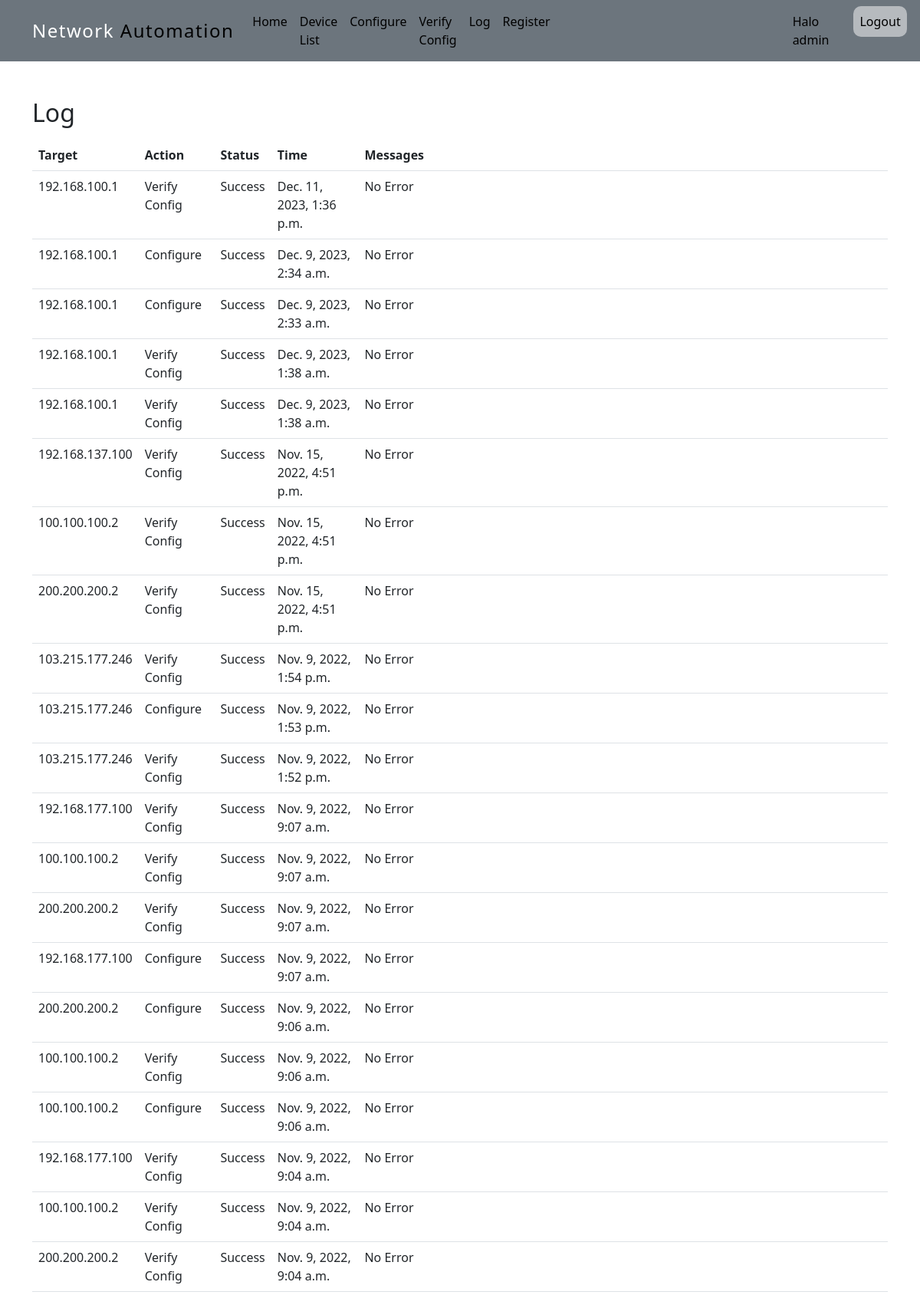
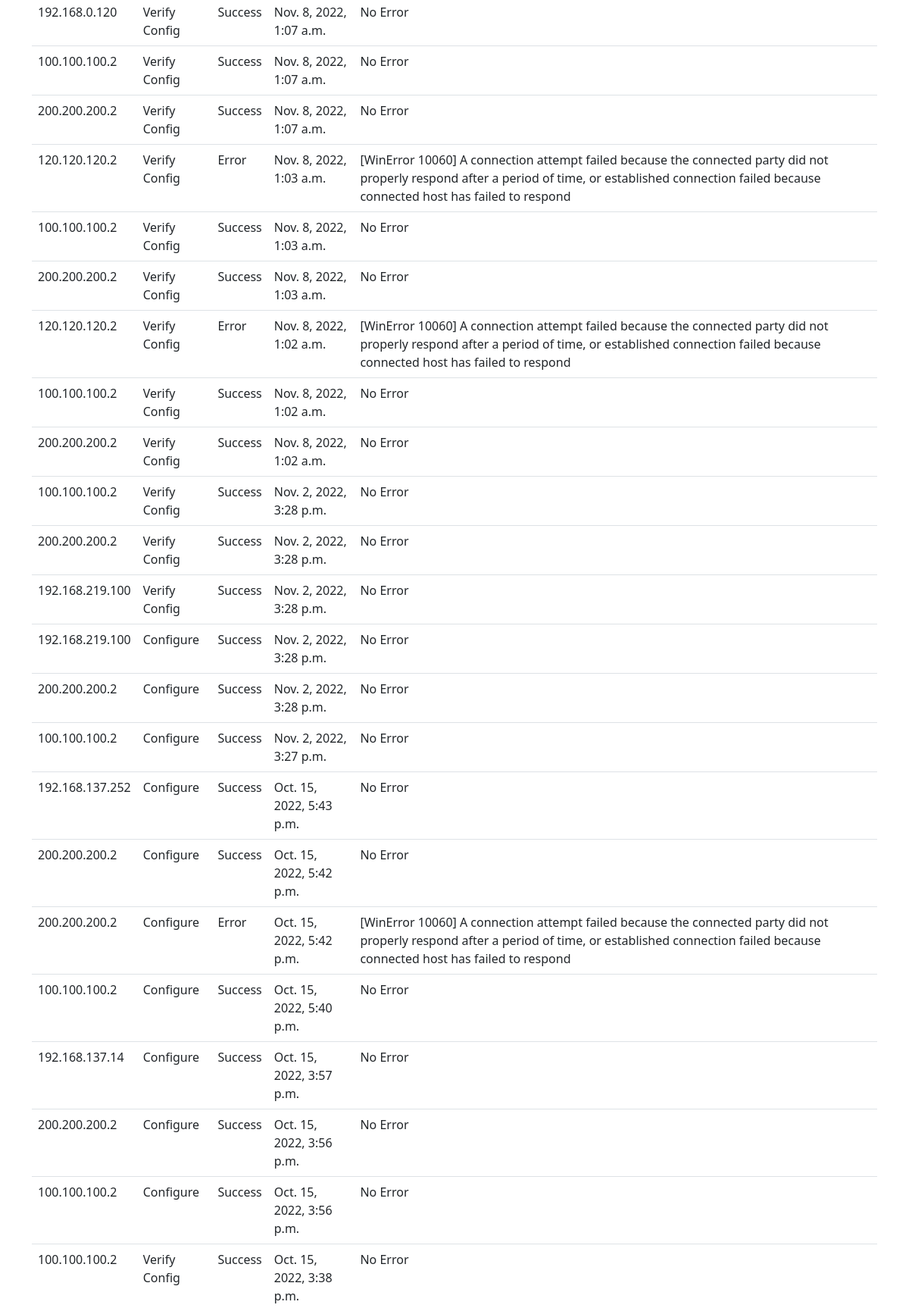
Screenshot of /log/ (signed in, upper part) with the database file from the repository (2 pictures, top to bottom).
### network_automation/models.py (models this page shows, shortened)
class Log(models.Model):
    target = models.CharField(max_length=255)
    action = models.CharField(max_length=255)
    status = models.CharField(max_length=255)
    time = models.DateTimeField(null=True)
    messages = models.CharField(max_length=255, blank=True)

### network_automation/views.py (the view)
# urls.py: path('log/', views.log, name='log'),
@login_required
def log(request):
    logs = Log.objects.all().order_by('-time')
    context = {
        'logs': logs
    }
    return render(request, 'log.html', context)

### templates/log.html
{% extends "base.html" %}
{% block content %}
    <h2 >Log</h2>
    <table class="mt-3 table">
        <tr>
            <th>Target</th>
            <th>Action</th>
            <th>Status</th>
            <th>Time</th>
            <th>Messages</th>
        </tr>
        {% for log in logs %}
            <tr>
                <td>{{ log.target }}</td>
                <td>{{ log.action }}</td>
                <td>{{ log.status }}</td>
                <td>{{ log.time }}</td>
                <td>{{ log.messages }}</td>
            </tr>
        {% endfor %}
    </table>
{% endblock content %}

### templates/base.html (shortened to what this page needs)
{% load static %}
<!DOCTYPE html>
<html lang="en"><head><meta http-equiv="Content-Type" content="text/html; charset=UTF-8">
    <link href="https://cdn.jsdelivr.net/npm/bootstrap@5.1.3/dist/css/bootstrap.min.css" rel="stylesheet">
  </head>
  <body>
    <nav class="navbar navbar-expand-lg navbar-secondary bg-secondary">
      <div class="container">
        <a class="navbar-brand" ><span style="color: #ffffff;">Network</span><span style="color: rgb(0, 0, 0);"> Automation</span></a>
        <div class="collapse navbar-collapse" id="navbarSupportedContent">
            <ul class="navbar-nav" style="color: black;">
              <li class="nav-item">
                <a class="nav-link  " style="color: black; " href="{% url 'home' %}">Home</a>
              </li>
              <li class="nav-item">
                <a class="nav-link " style="color: black; " href="{% url 'devices' %}">Device List</a>
              </li>
              <li class="nav-item">
                <a class="nav-link " style="color: black; " href="{% url 'config' %}">Configure</a>
              </li>
              <li class="nav-item">
                <a class="nav-link " style="color: black; " href="{% url 'verify' %}">Verify Config</a>
              </li>
              <li class="nav-item">
                <a class="nav-link " style="color: black; " href="{% url 'log' %}">Log</a>
              </li>
              <li class="nav-item">
                <a class="nav-link " style="color: black; " href="{% url 'register' %}">Register</a>
              </li>
              <li class="nav-item">
                <a class="nav-link posisi-custom2" style="color: black; ">Halo {{user}}</a>
              </li>
              <li class="nav-item">
                <a class="nav-link posisi-custom " style="color: black; " href="{% url 'logout' %}">Logout</a>
              </li>
            </ul>
          </div>
        </div>
      </nav>
    <div class="container mt-5">
      {% block content %}
      {% endblock %}
    </div>
</body>
</html>

### templates/base.html (style rules this page uses)
.navbar-brand { font-size: 1.5rem; letter-spacing: 1.5px; }
.posisi-custom { margin-left: 24px; background-color: rgba(255, 255, 255, .50); border-radius: 10px; }
.posisi-custom2 { margin-left: 300px; }

### rows the page displays
Log: target "192.168.100.1", action "Verify Config", status "Success", time "Dec. 11, 2023, 1:36 p.m.", messages "No Error"
Log: target "192.168.100.1", action "Configure", status "Success", time "Dec. 9, 2023, 2:34 a.m.", messages "No Error"
Log: target "192.168.100.1", action "Configure", status "Success", time "Dec. 9, 2023, 2:33 a.m.", messages "No Error"
Log: target "192.168.100.1", action "Verify Config", status "Success", time "Dec. 9, 2023, 1:38 a.m.", messages "No Error"
Log: target "192.168.100.1", action "Verify Config", status "Success", time "Dec. 9, 2023, 1:38 a.m.", messages "No Error"
Log: target "192.168.137.100", action "Verify Config", status "Success", time "Nov. 15, 2022, 4:51 p.m.", messages "No Error"
Log: target "100.100.100.2", action "Verify Config", status "Success", time "Nov. 15, 2022, 4:51 p.m.", messages "No Error"
Log: target "200.200.200.2", action "Verify Config", status "Success", time "Nov. 15, 2022, 4:51 p.m.", messages "No Error"
Log: target "103.215.177.246", action "Verify Config", status "Success", time "Nov. 9, 2022, 1:54 p.m.", messages "No Error"
Log: target "103.215.177.246", action "Configure", status "Success", time "Nov. 9, 2022, 1:53 p.m.", messages "No Error"
Log: target "103.215.177.246", action "Verify Config", status "Success", time "Nov. 9, 2022, 1:52 p.m.", messages "No Error"
Log: target "192.168.177.100", action "Verify Config", status "Success", time "Nov. 9, 2022, 9:07 a.m.", messages "No Error"
Log: target "100.100.100.2", action "Verify Config", status "Success", time "Nov. 9, 2022, 9:07 a.m.", messages "No Error"
Log: target "200.200.200.2", action "Verify Config", status "Success", time "Nov. 9, 2022, 9:07 a.m.", messages "No Error"
Log: target "192.168.177.100", action "Configure", status "Success", time "Nov. 9, 2022, 9:07 a.m.", messages "No Error"
Log: target "200.200.200.2", action "Configure", status "Success", time "Nov. 9, 2022, 9:06 a.m.", messages "No Error"
Log: target "100.100.100.2", action "Verify Config", status "Success", time "Nov. 9, 2022, 9:06 a.m.", messages "No Error"
Log: target "100.100.100.2", action "Configure", status "Success", time "Nov. 9, 2022, 9:06 a.m.", messages "No Error"
Log: target "192.168.177.100", action "Verify Config", status "Success", time "Nov. 9, 2022, 9:04 a.m.", messages "No Error"
Log: target "100.100.100.2", action "Verify Config", status "Success", time "Nov. 9, 2022, 9:04 a.m.", messages "No Error"
Log: target "200.200.200.2", action "Verify Config", status "Success", time "Nov. 9, 2022, 9:04 a.m.", messages "No Error"
Log: target "192.168.0.120", action "Verify Config", status "Success", time "Nov. 8, 2022, 1:07 a.m.", messages "No Error"
Log: target "100.100.100.2", action "Verify Config", status "Success", time "Nov. 8, 2022, 1:07 a.m.", messages "No Error"
Log: target "200.200.200.2", action "Verify Config", status "Success", time "Nov. 8, 2022, 1:07 a.m.", messages "No Error"
Log: target "120.120.120.2", action "Verify Config", status "Error", time "Nov. 8, 2022, 1:03 a.m.", messages "[WinError 10060] A connection attempt failed because the connected party did not properly respond after a period of time, or established connection failed because connected host has failed to respond"
Log: target "100.100.100.2", action "Verify Config", status "Success", time "Nov. 8, 2022, 1:03 a.m.", messages "No Error"
Log: target "200.200.200.2", action "Verify Config", status "Success", time "Nov. 8, 2022, 1:03 a.m.", messages "No Error"
Log: target "120.120.120.2", action "Verify Config", status "Error", time "Nov. 8, 2022, 1:02 a.m.", messages "[WinError 10060] A connection attempt failed because the connected party did not properly respond after a period of time, or established connection failed because connected host has failed to respond"
Log: target "100.100.100.2", action "Verify Config", status "Success", time "Nov. 8, 2022, 1:02 a.m.", messages "No Error"
Log: target "200.200.200.2", action "Verify Config", status "Success", time "Nov. 8, 2022, 1:02 a.m.", messages "No Error"
Log: target "100.100.100.2", action "Verify Config", status "Success", time "Nov. 2, 2022, 3:28 p.m.", messages "No Error"
Log: target "200.200.200.2", action "Verify Config", status "Success", time "Nov. 2, 2022, 3:28 p.m.", messages "No Error"
Log: target "192.168.219.100", action "Verify Config", status "Success", time "Nov. 2, 2022, 3:28 p.m.", messages "No Error"
Log: target "192.168.219.100", action "Configure", status "Success", time "Nov. 2, 2022, 3:28 p.m.", messages "No Error"
Log: target "200.200.200.2", action "Configure", status "Success", time "Nov. 2, 2022, 3:28 p.m.", messages "No Error"
Log: target "100.100.100.2", action "Configure", status "Success", time "Nov. 2, 2022, 3:27 p.m.", messages "No Error"
Log: target "192.168.137.252", action "Configure", status "Success", time "Oct. 15, 2022, 5:43 p.m.", messages "No Error"
Log: target "200.200.200.2", action "Configure", status "Success", time "Oct. 15, 2022, 5:42 p.m.", messages "No Error"
Log: target "200.200.200.2", action "Configure", status "Error", time "Oct. 15, 2022, 5:42 p.m.", messages "[WinError 10060] A connection attempt failed because the connected party did not properly respond after a period of time, or established connection failed because connected host has failed to respond"
Log: target "100.100.100.2", action "Configure", status "Success", time "Oct. 15, 2022, 5:40 p.m.", messages "No Error"
Log: target "192.168.137.14", action "Configure", status "Success", time "Oct. 15, 2022, 3:57 p.m.", messages "No Error"
Log: target "200.200.200.2", action "Configure", status "Success", time "Oct. 15, 2022, 3:56 p.m.", messages "No Error"
Log: target "100.100.100.2", action "Configure", status "Success", time "Oct. 15, 2022, 3:56 p.m.", messages "No Error"
Log: target "100.100.100.2", action "Verify Config", status "Success", time "Oct. 15, 2022, 3:38 p.m.", messages "No Error"

### other values shown
{{ user }} "admin"
